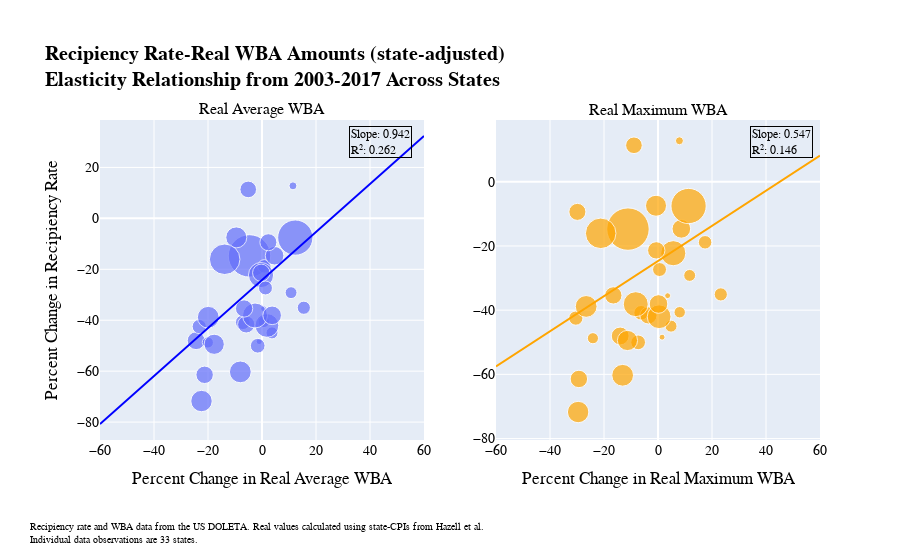

The cell this chart's notebook holds for it:
### Code cell
fig1 = px.scatter(data_frame = pct_changes_state_laborforce,
                 x = '% Change in Real Average WBA (2003-2017)',
                 y = '% Change in Recipiency Rate (2003-2017)',
                 size = 'Civilian Labor Force',
                 size_max = 30,
                 hover_data = ['State'],
                 height=500)
fig1.add_trace(go.Scatter(
    x=x_pred2,
    y=y_pred2,
    mode='lines',
    line=dict(color='blue', width=2),
    opacity=1,
    showlegend=False
))

fig2 = px.scatter(data_frame = pct_changes_state_laborforce,
                 x = '% Change in Real Maximum WBA (2003-2017)',
                 y = '% Change in Recipiency Rate (2003-2017)',
                 size = 'Civilian Labor Force',
                 size_max = 30,
                 hover_data = ['State'],
                 height=500,
                 color_discrete_sequence=['rgba(255, 165, 0,1)'])

fig2.add_trace(go.Scatter(
    x=x_pred,
    y=y_pred,
    mode='lines',
    line=dict(color='orange', width=2),
    opacity=1,
    showlegend=False
))

fig = make_subplots(rows=1, cols=2, subplot_titles=("Real Average WBA", "Real Maximum WBA"))

# Add traces from fig1 to subplot 1
for trace in fig1.data:
    fig.add_trace(trace, row=1, col=1)

# Add traces from fig2 to subplot 2
for trace in fig2.data:
    fig.add_trace(trace, row=1, col=2)
    
fig.update_layout(title_text="<b>Recipiency Rate-Real WBA Amounts (state-adjusted) <br>Elasticity Relationship from 2003-2017 Across States",
                   yaxis_title="Percent Change in Recipiency Rate",
                   font=dict(
                        family="Cambria",  
                        size=14,         
                        color="black",
                    )
                  )

fig.update_layout(height=500)
tickvals=[-60, -40, -20, 0, 20, 40, 60]
fig.update_xaxes(title_text="Percent Change in Real Average WBA", tickvals=tickvals, row=1, col=1)
fig.update_xaxes(title_text="Percent Change in Real Maximum WBA", tickvals=tickvals, row=1, col=2)
fig.add_annotation(
    text='Recipiency rate and WBA data from the US DOLETA. Real values calculated using state-CPIs from Hazell et al. <br>Individual data observations are 33 states.',
    showarrow=False,
    xref="paper",
    yref="paper",
    x=-0.1,
    y=-0.25,
    xanchor="left",
    yanchor="top",
    font=dict(size=10),
    align="left"
)
fig.add_annotation(
    xref="paper", yref="paper",
    x=0.99, y=0.98,
    text=f"Slope: {slope_max:.3f}<br>R²: {r_squared_max:.3f}",
    showarrow=False,
    font=dict(size=12, color="black"),
    align="left",
    bordercolor="black",
    borderwidth=1
)
fig.add_annotation(
    xref="paper", yref="paper",
    x=0.39, y=0.98,
    text=f"Slope: {slope_avg:.3f}<br>R²: {r_squared_avg:.3f}",
    showarrow=False,
    font=dict(size=12, color="black"),
    align="left",
    bordercolor="black",
    borderwidth=1
)
fig.update_layout(margin={"l":100,"b":120, "t":120})
fig.show()

### Figure 1 — Plotly figure (JSON) as saved in the notebook; plotly's stock layout.template omitted (floating-point values rounded to 4 significant figures)
{"data": [{"customdata": [["AK"], ["AL"], ["AR"], ["CA"], ["CO"], ["CT"], ["DC"], ["GA"], ["HI"], ["IL"], ["IN"], ["KS"], ["LA"], ["MA"], ["MD"], ["MI"], ["MN"], ["MO"], ["MS"], ["NC"], ["NJ"], ["NY"], ["OH"], ["OK"], ["OR"], ["PA"], ["SC"], ["TN"], ["TX"], ["UT"], ["VA"], ["WA"], ["WI"]], "hovertemplate": "% Change in Real Average WBA (2003-2017)=%{x}<br>% Change in Recipiency Rate (2003-2017)=%{y}<br>Civilian Labor Force=%{marker.size}<br>State=%{customdata[0]}<extra></extra>", "legendgroup": "", "marker": {"color": "#636efa", "size": [354655, 2196500, 1342190, 18515964, 2840452, 1874560, 361976, 4866440, 655726, 6502750, 3265095, 1489357, 2078119, 3576798, 3103405, 4883357, 2986417, 3039250, 1281036, 4717119, 4545524, 9588250, 5819345, 1794881, 1996107, 6404202, 2223345, 3126095, 12773524, 1456595, 4195607, 3573226, 3088940], "sizemode": "area", "sizeref": 20570.0, "symbol": "circle"}, "mode": "markers", "name": "", "orientation": "v", "showlegend": false, "type": "scatter", "x": [0.584, -7.124, 0.6865, -4.628, -5.1, 0.8564, -1.058, -8.025, 11.47, -0.3598, -24.4, 3.699, -23.24, 4.657, -0.2825, -19.9, 2.364, -5.846, -20.06, -22.41, -9.521, -13.82, 1.823, 15.48, 1.287, -2.582, -1.594, -21.25, 12.34, 10.76, -17.7, 3.753, -6.628], "xaxis": "x", "y": [-35.49, -40.82, -40.65, -14.75, 11.36, -18.86, -48.41, -60.29, 12.77, -22.26, -48.04, -44.97, -42.48, -14.67, -21.37, -38.84, -9.382, -41.64, -48.74, -71.73, -7.47, -16.06, -42.06, -35.09, -27.34, -38.14, -50.03, -61.43, -7.558, -29.18, -49.45, -38.08, -35.39], "yaxis": "y"}, {"line": {"color": "blue", "width": 2}, "mode": "lines", "opacity": 1, "showlegend": false, "type": "scatter", "x": [-60, -58.79, -57.58, -56.36, -55.15, -53.94, -52.73, -51.52, -50.3, -49.09, -47.88, -46.67, -45.45, -44.24, -43.03, -41.82, -40.61, -39.39, -38.18, -36.97, -35.76, -34.55, -33.33, -32.12, -30.91, -29.7, -28.48, -27.27, -26.06, -24.85, -23.64, -22.42, -21.21, -20, -18.79, -17.58, -16.36, -15.15, -13.94, -12.73, -11.52, -10.3, -9.091, -7.879, -6.667, -5.455, -4.242, -3.03, -1.818, -0.6061, 0.6061, 1.818, 3.03, 4.242, 5.455, 6.667, 7.879, 9.091, 10.3, 11.52, 12.73, 13.94, 15.15, 16.36, 17.58, 18.79, 20, 21.21, 22.42, 23.64, 24.85, 26.06, 27.27, 28.48, 29.7, 30.91, 32.12, 33.33, 34.55, 35.76, 36.97, 38.18, 39.39, 40.61, 41.82, 43.03, 44.24, 45.45, 46.67, 47.88, 49.09, 50.3, 51.52, 52.73, 53.94, 55.15, 56.36, 57.58, 58.79, 60], "xaxis": "x", "y": [-80.75, -79.61, -78.46, -77.32, -76.18, -75.04, -73.89, -72.75, -71.61, -70.47, -69.32, -68.18, -67.04, -65.9, -64.76, -63.61, -62.47, -61.33, -60.19, -59.04, -57.9, -56.76, -55.62, -54.47, -53.33, -52.19, -51.05, -49.91, -48.76, -47.62, -46.48, -45.34, -44.19, -43.05, -41.91, -40.77, -39.62, -38.48, -37.34, -36.2, -35.06, -33.91, -32.77, -31.63, -30.49, -29.34, -28.2, -27.06, -25.92, -24.77, -23.63, -22.49, -21.35, -20.21, -19.06, -17.92, -16.78, -15.64, -14.49, -13.35, -12.21, -11.07, -9.925, -8.782, -7.64, -6.498, -5.355, -4.213, -3.071, -1.929, -0.7862, 0.3561, 1.498, 2.641, 3.783, 4.925, 6.068, 7.21, 8.352, 9.495, 10.64, 11.78, 12.92, 14.06, 15.21, 16.35, 17.49, 18.63, 19.78, 20.92, 22.06, 23.2, 24.34, 25.49, 26.63, 27.77, 28.91, 30.06, 31.2, 32.34], "yaxis": "y"}, {"customdata": [["AK"], ["AL"], ["AR"], ["CA"], ["CO"], ["CT"], ["DC"], ["GA"], ["HI"], ["IL"], ["IN"], ["KS"], ["LA"], ["MA"], ["MD"], ["MI"], ["MN"], ["MO"], ["MS"], ["NC"], ["NJ"], ["NY"], ["OH"], ["OK"], ["OR"], ["PA"], ["SC"], ["TN"], ["TX"], ["UT"], ["VA"], ["WA"], ["WI"]], "hovertemplate": "% Change in Real Maximum WBA (2003-2017)=%{x}<br>% Change in Recipiency Rate (2003-2017)=%{y}<br>Civilian Labor Force=%{marker.size}<br>State=%{customdata[0]}<extra></extra>", "legendgroup": "", "marker": {"color": "rgba(255, 165, 0,1)", "size": [354655, 2196500, 1342190, 18515964, 2840452, 1874560, 361976, 4866440, 655726, 6502750, 3265095, 1489357, 2078119, 3576798, 3103405, 4883357, 2986417, 3039250, 1281036, 4717119, 4545524, 9588250, 5819345, 1794881, 1996107, 6404202, 2223345, 3126095, 12773524, 1456595, 4195607, 3573226, 3088940], "sizemode": "area", "sizeref": 20570.0, "symbol": "circle"}, "mode": "markers", "name": "", "orientation": "v", "showlegend": false, "type": "scatter", "x": [3.569, -6.231, 8.036, -11.12, -8.91, 17.44, 1.514, -13.09, 7.932, 5.654, -14.01, 4.823, -30.43, 8.648, -0.6425, -26.6, -29.86, -3.564, -24.1, -29.58, -0.7316, -21.22, 0.416, 23.26, 0.5664, -8.242, -7.351, -29.3, 11.32, 11.74, -11.31, 0.1903, -16.55], "xaxis": "x2", "y": [-35.49, -40.82, -40.65, -14.75, 11.36, -18.86, -48.41, -60.29, 12.77, -22.26, -48.04, -44.97, -42.48, -14.67, -21.37, -38.84, -9.382, -41.64, -48.74, -71.73, -7.47, -16.06, -42.06, -35.09, -27.34, -38.14, -50.03, -61.43, -7.558, -29.18, -49.45, -38.08, -35.39], "yaxis": "y2"}, {"line": {"color": "orange", "width": 2}, "mode": "lines", "opacity": 1, "showlegend": false, "type": "scatter", "x": [-60, -58.79, -57.58, -56.36, -55.15, -53.94, -52.73, -51.52, -50.3, -49.09, -47.88, -46.67, -45.45, -44.24, -43.03, -41.82, -40.61, -39.39, -38.18, -36.97, -35.76, -34.55, -33.33, -32.12, -30.91, -29.7, -28.48, -27.27, -26.06, -24.85, -23.64, -22.42, -21.21, -20, -18.79, -17.58, -16.36, -15.15, -13.94, -12.73, -11.52, -10.3, -9.091, -7.879, -6.667, -5.455, -4.242, -3.03, -1.818, -0.6061, 0.6061, 1.818, 3.03, 4.242, 5.455, 6.667, 7.879, 9.091, 10.3, 11.52, 12.73, 13.94, 15.15, 16.36, 17.58, 18.79, 20, 21.21, 22.42, 23.64, 24.85, 26.06, 27.27, 28.48, 29.7, 30.91, 32.12, 33.33, 34.55, 35.76, 36.97, 38.18, 39.39, 40.61, 41.82, 43.03, 44.24, 45.45, 46.67, 47.88, 49.09, 50.3, 51.52, 52.73, 53.94, 55.15, 56.36, 57.58, 58.79, 60], "xaxis": "x2", "y": [-57.54, -56.88, -56.22, -55.55, -54.89, -54.23, -53.56, -52.9, -52.23, -51.57, -50.91, -50.24, -49.58, -48.92, -48.25, -47.59, -46.93, -46.26, -45.6, -44.94, -44.27, -43.61, -42.95, -42.28, -41.62, -40.96, -40.29, -39.63, -38.97, -38.3, -37.64, -36.98, -36.31, -35.65, -34.99, -34.32, -33.66, -33.0, -32.33, -31.67, -31.01, -30.34, -29.68, -29.02, -28.35, -27.69, -27.03, -26.36, -25.7, -25.04, -24.37, -23.71, -23.05, -22.38, -21.72, -21.06, -20.39, -19.73, -19.07, -18.4, -17.74, -17.08, -16.41, -15.75, -15.08, -14.42, -13.76, -13.09, -12.43, -11.77, -11.1, -10.44, -9.778, -9.114, -8.451, -7.788, -7.124, -6.461, -5.797, -5.134, -4.471, -3.807, -3.144, -2.48, -1.817, -1.154, -0.4902, 0.1732, 0.8366, 1.5, 2.163, 2.827, 3.49, 4.154, 4.817, 5.48, 6.144, 6.807, 7.471, 8.134], "yaxis": "y2"}], "layout": {"annotations": [{"font": {"size": 16}, "showarrow": false, "text": "Real Average WBA", "x": 0.225, "xanchor": "center", "xref": "paper", "y": 1, "yanchor": "bottom", "yref": "paper"}, {"font": {"size": 16}, "showarrow": false, "text": "Real Maximum WBA", "x": 0.775, "xanchor": "center", "xref": "paper", "y": 1, "yanchor": "bottom", "yref": "paper"}, {"align": "left", "font": {"size": 10}, "showarrow": false, "text": "Recipiency rate and WBA data from the US DOLETA. Real values calculated using state-CPIs from Hazell et al. <br>Individual data observations are 33 states.", "x": -0.1, "xanchor": "left", "xref": "paper", "y": -0.25, "yanchor": "top", "yref": "paper"}, {"align": "left", "bordercolor": "black", "borderwidth": 1, "font": {"color": "black", "size": 12}, "showarrow": false, "text": "Slope: 0.547<br>R²: 0.146", "x": 0.99, "xref": "paper", "y": 0.98, "yref": "paper"}, {"align": "left", "bordercolor": "black", "borderwidth": 1, "font": {"color": "black", "size": 12}, "showarrow": false, "text": "Slope: 0.942<br>R²: 0.262", "x": 0.39, "xref": "paper", "y": 0.98, "yref": "paper"}], "autosize": true, "font": {"color": "black", "family": "Cambria", "size": 14}, "margin": {"b": 120, "l": 100, "t": 120}, "title": {"text": "<b>Recipiency Rate-Real WBA Amounts (state-adjusted) <br>Elasticity Relationship from 2003-2017 Across States"}, "xaxis": {"anchor": "y", "autorange": true, "domain": [0, 0.45], "range": [-60, 60], "tickvals": [-60, -40, -20, 0, 20, 40, 60], "title": {"text": "Percent Change in Real Average WBA"}, "type": "linear"}, "xaxis2": {"anchor": "y2", "autorange": true, "domain": [0.55, 1], "range": [-60, 60], "tickvals": [-60, -40, -20, 0, 20, 40, 60], "title": {"text": "Percent Change in Real Maximum WBA"}, "type": "linear"}, "yaxis": {"anchor": "x", "autorange": true, "domain": [0, 1], "range": [-87.03, 38.62], "title": {"text": "Percent Change in Recipiency Rate"}, "type": "linear"}, "yaxis2": {"anchor": "x2", "autorange": true, "domain": [0, 1], "range": [-81.49, 20.07], "type": "linear"}}}
